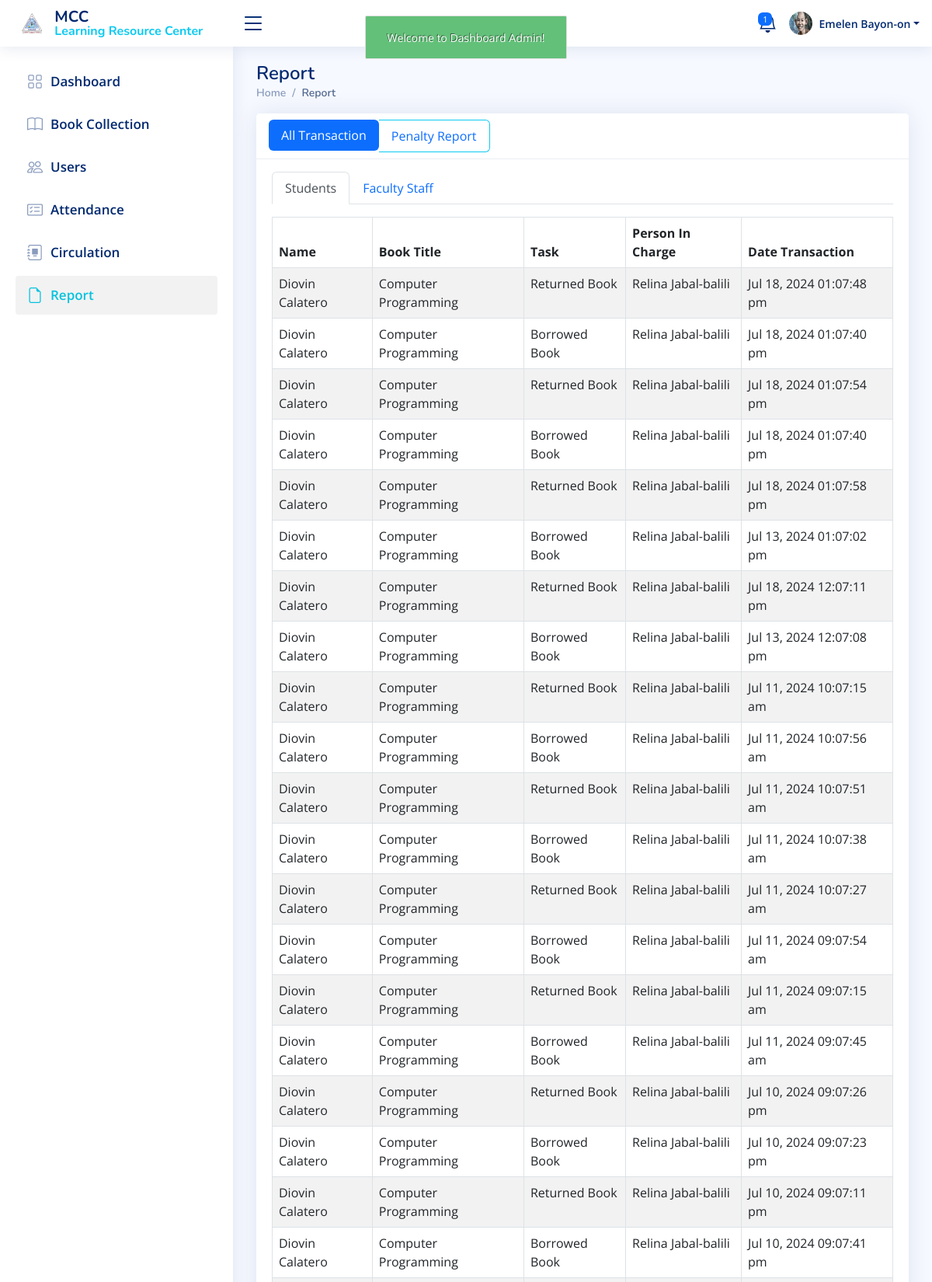
Screenshot of /admin/report.php (signed in, upper part) with the database file from the repository.
### tables this page shows
CREATE TABLE `report` (
  `report_id` int(11) NOT NULL,
  `book_id` int(11) NOT NULL,
  `user_id` int(11) NOT NULL,
  `faculty_id` int(11) NOT NULL,
  `admin_name` varchar(100) NOT NULL,
  `detail_action` varchar(100) NOT NULL,
  `date_transaction` datetime NOT NULL
);

CREATE TABLE `user` (
  `user_id` int(11) NOT NULL,
  `user_log_id` int(11) NOT NULL,
  `lastname` varchar(45) NOT NULL,
  `firstname` varchar(45) NOT NULL,
  `middlename` varchar(45) NOT NULL,
  `gender` varchar(20) NOT NULL,
  `course` varchar(45) NOT NULL,
  `address` varchar(100) NOT NULL,
  `cell_no` varchar(25) NOT NULL,
  `birthdate` varchar(45) NOT NULL,
  `email` varchar(50) NOT NULL,
  `year_level` varchar(45) NOT NULL,
  `student_id_no` varchar(45) NOT NULL,
  `password` varchar(255) NOT NULL,
  `cpassword` varchar(255) NOT NULL,
  `role_as` varchar(50) NOT NULL,
  `status` varchar(50) NOT NULL,
  `user_added` datetime NOT NULL,
  `qr_code` varchar(255) NOT NULL,
  `verify_token` varchar(255) NOT NULL
);

CREATE TABLE `book` (
  `book_id` int(11) NOT NULL,
  `call_number` varchar(50) NOT NULL,
  `accession_number` varchar(50) NOT NULL,
  `title` varchar(150) NOT NULL,
  `category_id` int(11) NOT NULL,
  `author` varchar(50) NOT NULL,
  `copyright_date` varchar(20) NOT NULL,
  `publisher` varchar(50) NOT NULL,
  `place_publication` varchar(50) NOT NULL,
  `isbn` varchar(50) NOT NULL,
  `barcode` varchar(50) NOT NULL,
  `book_image` varchar(100) NOT NULL,
  `date_added` datetime NOT NULL,
  `status` varchar(50) NOT NULL
);

### admin/report.php (the view, shortened to what this page needs)
<?php
include('authentication.php');
include('includes/header.php');
include('./includes/sidebar.php');
?>
<main id="main" class="main" data-aos="fade-down">
     <div class="pagetitle">
          <h1>Report</h1>
          <nav>
               <ol class="breadcrumb">
                    <li class="breadcrumb-item"><a href="index.php">Home</a></li>
                    <li class="breadcrumb-item active">Report</li>
               </ol>
          </nav>
     </div>
     <section class="section">
          <div class="row">
               <div class="col-lg-12">
                    <div class="card">
                         <div class="card-header">
                              <ul class="nav nav-pills">
                                   <li class="nav-item">
                                        <a class="nav-link <?=$page == 'report.php' || $page == 'report_faculty.php' ? 'active': '' ?>"
                                             href="report.php">All Transaction</a>
                                   </li>
                                   <li class="nav-item  border border-info border-start-0 rounded-end">
                                        <a class="nav-link <?=$page == 'report_penalty.php' ? 'active': '' ?>"
                                             href="report_penalty.php">Penalty Report</a>
                                   </li>
                              </ul>
                         </div>
                         <div class="card-body">
                              <div class="table-responsive mt-3">
                                   <ul class="nav nav-tabs" id="myTab">
                                        <li class="nav-item">
                                             <button class="nav-link active" id="home-tab" data-bs-toggle="tab"
                                                  data-bs-target="#student-tab-pane">Students</button>
                                        </li>
                                        <li class="nav-item">
                                             <button class="nav-link" id="profile-tab" data-bs-toggle="tab"
                                                  data-bs-target="#faculty-tab-pane">Faculty Staff</button>
                                        </li>
                                   </ul>
                                   <div class="tab-content mt-3" id="myTabContent">
                                        <div class="tab-pane fade show active" id="student-tab-pane">
                                             <table id="myDataTable" cellpadding="0" cellspacing="0" border="0"
                                                  class="table table-striped table-bordered">
                                                  <thead>
                                                       <tr>
                                                            <th>Name</th>
                                                            <th>Book Title</th>
                                                            <th>Task</th>
                                                            <th>Person In Charge</th>
                                                            <th>Date Transaction</th>
                                                       </tr>
                                                  </thead>
                                                  <tbody>
                                                       <?php
                                             $result= mysqli_query($con,"SELECT * from report
                                             LEFT JOIN book ON report.book_id = book.book_id
                                             LEFT JOIN user ON report.user_id = user.user_id
                                             order by report.report_id DESC ");
                                             while ($row= mysqli_fetch_array ($result) ){
                                             $user_name=$row['firstname']." ".$row['lastname'];
                                             ?>
                                                       <?php if(isset($row['user_id'])) :?>
                                                       <tr>
                                                            <td><?php echo $user_name; ?></td>
                                                            <td><?php echo $row['title']; ?></td>
                                                            <td><?php echo $row['detail_action']; ?></td>
                                                            <td><?php echo $row['admin_name']; ?></td>
                                                            <td><?php echo date("M d, Y h:m:s a",strtotime($row['date_transaction'])); ?>
                                                            </td>
                                                       </tr>
                                                       <?php endif; ?>
                                                       <?php } ?>
                                                  </tbody>
                                             </table>
                                        </div>
                                   </div>
                              </div>
                         </div>
                    </div>
               </div>
          </div>
     </section>
</main>
<?php
include('./includes/script.php');
?>

### admin/includes/topnav.php (shortened to what this page needs)
<header id="header" class="header fixed-top d-flex align-items-center">
     <div class="d-flex align-items-center">
          <a href="index.php" class="logo d-flex align-items-center">
               <img src="assets/img/mcc-logo.png" alt="logo" class=" mx-2" />
               <span class="d-none d-lg-block mx-2 ">MCC <span class="text-info d-block fs-6">Learning Resource
                         Center</span></span>
          </a>
          <i class="bi bi-list toggle-sidebar-btn"></i>
     </div>
     <?php
if (isset($_SESSION['auth_admin']['admin_id']))
{
     $id_session=$_SESSION['auth_admin']['admin_id'];
 }
 ?>
     <nav class="header-nav ms-auto">
          <ul class="d-flex align-items-center">
               <li class="nav-item dropdown me-3">
                    <a class="nav-link nav-icon fs-4" href="#" data-bs-toggle="dropdown">
                         <?php
                                             $query = "SELECT COUNT(DISTINCT user_id) AS total_borrowers FROM holds WHERE hold_status = 'Hold'";
                                             $query_run = mysqli_query($con, $query);
                                             if ($query_run) {
                                                 $row = mysqli_fetch_assoc($query_run);
                                                 $total_borrowers = $row['total_borrowers'];
                                                 echo '<span class="badge bg-primary badge-number">'.$total_borrowers.'</span>';
                                             } else {
                                                 echo '<span class="badge bg-primary badge-number">0</span>';
                                             }
                                             ?>
                    </a>
               </li>
               <li class="nav-item dropdown pe-3">
                    <?php
               $query = "SELECT * FROM admin WHERE admin_id = '$id_session'";
               $query_run = mysqli_query($con, $query);
               $row = mysqli_fetch_array($query_run);
               ?>
                    <a class="nav-link nav-profile d-flex align-items-center pe-0" href="javascript:;"
                         data-bs-toggle="dropdown">
                         <?php if($row['admin_image'] != ""): ?>
                         <img src="../uploads/admin_profile/<?php echo $row['admin_image']; ?>" alt="" width="30px"
                              height="30px" class="rounded-circle">
                         <?php else: ?>
                         <img src="assets/img/admin.png" alt="" class="rounded-circle" width="30px" height="30px">
                         <?php endif; ?>
                         <span
                              class="d-none d-md-block dropdown-toggle ps-2"><?= $_SESSION['auth_admin']['admin_name']; ?></span>
                    </a>
               </li>
          </ul>
     </nav>
</header>

### admin/assets/css/style.css (style rules this page uses)
:root { scroll-behavior: smooth; }
body { font-family: "Open Sans", sans-serif; background: #f6f9ff; color: #444444; }
a { text-decoration: none; }
h1, h2, h3, h4, h5, h6 { font-family: "Nunito", sans-serif; }
#main { margin-top: 60px; padding: 20px 30px; transition: all 0.3s; }
.pagetitle { margin-bottom: 10px; }
.pagetitle h1 { font-size: 24px; margin-bottom: 0; font-weight: 600; color: #012970; }
.card { margin-bottom: 30px; border: none; border-radius: 5px; box-shadow: 0px 0 30px rgba(1, 41, 112, 0.1); }
.card-header, .card-footer { border-color: #ebeef4; background-color: #fff; color: #798eb3; }
.card-body { padding: 0 20px 20px 20px; }
.breadcrumb { font-size: 14px; font-family: "Nunito", sans-serif; color: #899bbd; font-weight: 600; }
.breadcrumb a { color: #899bbd; transition: 0.3s; }
.breadcrumb .breadcrumb-item::before { color: #899bbd; }
.breadcrumb .active { color: #51678f; font-weight: 600; }
.logo { line-height: 1; }
@media (min-width: 1200px) { .logo { width: 280px; } }
.logo img { max-height: 26px; margin-right: 6px; }
.logo span { font-size: 20px; font-weight: 700; color: #012970; font-family: "Nunito", sans-serif; }
.header { transition: all 0.5s; z-index: 997; height: 60px; box-shadow: 0px 2px 20px rgba(1, 41, 112, 0.1); background-color: #fff; padding-left: 20px; }
.header .toggle-sidebar-btn { font-size: 32px; padding-left: 10px; cursor: pointer; color: #012970; }
.header-nav ul { list-style: none; }
.header-nav > ul { margin: 0; padding: 0; }
.header-nav .nav-icon { font-size: 20px; color: #012970; }
.header-nav .nav-profile { color: #012970; }
.header-nav .nav-profile img { max-height: 36px; }
.header-nav .nav-profile span { font-size: 14px; font-weight: 600; }
.header-nav .badge-number { position: absolute; inset: 4px 6px auto auto; font-weight: normal; font-size: 11px; padding: 3px 6px; }
@media (min-width: 1200px) { #main, #footer { margin-left: 300px; } }

### admin/includes/sidebar.php (style rules this page uses)
.badge { position: relative; top: -10px; right: -140px; }

### rows the page displays
report: user.lastname "Diovin Calatero", book.title "Computer Programming", detail_action "Returned Book", admin_name "Relina Jabal-balili", date_transaction "Jul 18, 2024 01:07:48 pm"
report: user.lastname "Diovin Calatero", book.title "Computer Programming", detail_action "Borrowed Book", admin_name "Relina Jabal-balili", date_transaction "Jul 18, 2024 01:07:40 pm"
report: user.lastname "Diovin Calatero", book.title "Computer Programming", detail_action "Returned Book", admin_name "Relina Jabal-balili", date_transaction "Jul 18, 2024 01:07:54 pm"
report: user.lastname "Diovin Calatero", book.title "Computer Programming", detail_action "Borrowed Book", admin_name "Relina Jabal-balili", date_transaction "Jul 18, 2024 01:07:40 pm"
report: user.lastname "Diovin Calatero", book.title "Computer Programming", detail_action "Returned Book", admin_name "Relina Jabal-balili", date_transaction "Jul 18, 2024 01:07:58 pm"
report: user.lastname "Diovin Calatero", book.title "Computer Programming", detail_action "Borrowed Book", admin_name "Relina Jabal-balili", date_transaction "Jul 13, 2024 01:07:02 pm"
report: user.lastname "Diovin Calatero", book.title "Computer Programming", detail_action "Returned Book", admin_name "Relina Jabal-balili", date_transaction "Jul 18, 2024 12:07:11 pm"
report: user.lastname "Diovin Calatero", book.title "Computer Programming", detail_action "Borrowed Book", admin_name "Relina Jabal-balili", date_transaction "Jul 13, 2024 12:07:08 pm"
report: user.lastname "Diovin Calatero", book.title "Computer Programming", detail_action "Returned Book", admin_name "Relina Jabal-balili", date_transaction "Jul 11, 2024 10:07:15 am"
report: user.lastname "Diovin Calatero", book.title "Computer Programming", detail_action "Borrowed Book", admin_name "Relina Jabal-balili", date_transaction "Jul 11, 2024 10:07:56 am"
report: user.lastname "Diovin Calatero", book.title "Computer Programming", detail_action "Returned Book", admin_name "Relina Jabal-balili", date_transaction "Jul 11, 2024 10:07:51 am"
report: user.lastname "Diovin Calatero", book.title "Computer Programming", detail_action "Borrowed Book", admin_name "Relina Jabal-balili", date_transaction "Jul 11, 2024 10:07:38 am"
report: user.lastname "Diovin Calatero", book.title "Computer Programming", detail_action "Returned Book", admin_name "Relina Jabal-balili", date_transaction "Jul 11, 2024 10:07:27 am"
report: user.lastname "Diovin Calatero", book.title "Computer Programming", detail_action "Borrowed Book", admin_name "Relina Jabal-balili", date_transaction "Jul 11, 2024 09:07:54 am"
report: user.lastname "Diovin Calatero", book.title "Computer Programming", detail_action "Returned Book", admin_name "Relina Jabal-balili", date_transaction "Jul 11, 2024 09:07:15 am"
report: user.lastname "Diovin Calatero", book.title "Computer Programming", detail_action "Borrowed Book", admin_name "Relina Jabal-balili", date_transaction "Jul 11, 2024 09:07:45 am"
report: user.lastname "Diovin Calatero", book.title "Computer Programming", detail_action "Returned Book", admin_name "Relina Jabal-balili", date_transaction "Jul 10, 2024 09:07:26 pm"
report: user.lastname "Diovin Calatero", book.title "Computer Programming", detail_action "Borrowed Book", admin_name "Relina Jabal-balili", date_transaction "Jul 10, 2024 09:07:23 pm"
report: user.lastname "Diovin Calatero", book.title "Computer Programming", detail_action "Returned Book", admin_name "Relina Jabal-balili", date_transaction "Jul 10, 2024 09:07:11 pm"
report: user.lastname "Diovin Calatero", book.title "Computer Programming", detail_action "Borrowed Book", admin_name "Relina Jabal-balili", date_transaction "Jul 10, 2024 09:07:41 pm"

### other values shown
$total_borrowers "1"
$_SESSION['auth_admin']['admin_name'] "Emelen Bayon-on"
